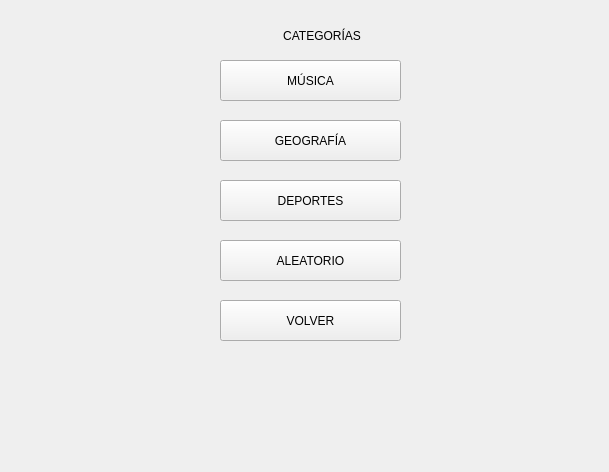
<?xml version="1.0" encoding="UTF-8"?>
<ui version="4.0">
 <class>Form</class>
 <widget class="QWidget" name="Form">
  <property name="geometry">
   <rect>
    <x>0</x>
    <y>0</y>
    <width>609</width>
    <height>472</height>
   </rect>
  </property>
  <property name="windowTitle">
   <string>Form</string>
  </property>
  <widget class="QLabel" name="label">
   <property name="geometry">
    <rect>
     <x>210</x>
     <y>20</y>
     <width>201</width>
     <height>31</height>
    </rect>
   </property>
   <property name="text">
    <string>                      CATEGORÍAS</string>
   </property>
  </widget>
  <widget class="QPushButton" name="pushButton">
   <property name="geometry">
    <rect>
     <x>220</x>
     <y>60</y>
     <width>181</width>
     <height>41</height>
    </rect>
   </property>
   <property name="text">
    <string>MÚSICA</string>
   </property>
  </widget>
  <widget class="QPushButton" name="pushButton_2">
   <property name="geometry">
    <rect>
     <x>220</x>
     <y>120</y>
     <width>181</width>
     <height>41</height>
    </rect>
   </property>
   <property name="text">
    <string>GEOGRAFÍA</string>
   </property>
  </widget>
  <widget class="QPushButton" name="pushButton_3">
   <property name="geometry">
    <rect>
     <x>220</x>
     <y>180</y>
     <width>181</width>
     <height>41</height>
    </rect>
   </property>
   <property name="text">
    <string>DEPORTES</string>
   </property>
  </widget>
  <widget class="QPushButton" name="pushButton_4">
   <property name="geometry">
    <rect>
     <x>220</x>
     <y>300</y>
     <width>181</width>
     <height>41</height>
    </rect>
   </property>
   <property name="text">
    <string>VOLVER</string>
   </property>
  </widget>
  <widget class="QPushButton" name="pushButton_5">
   <property name="geometry">
    <rect>
     <x>220</x>
     <y>240</y>
     <width>181</width>
     <height>41</height>
    </rect>
   </property>
   <property name="text">
    <string>ALEATORIO</string>
   </property>
  </widget>
 </widget>
 <resources/>
 <connections/>
</ui>
